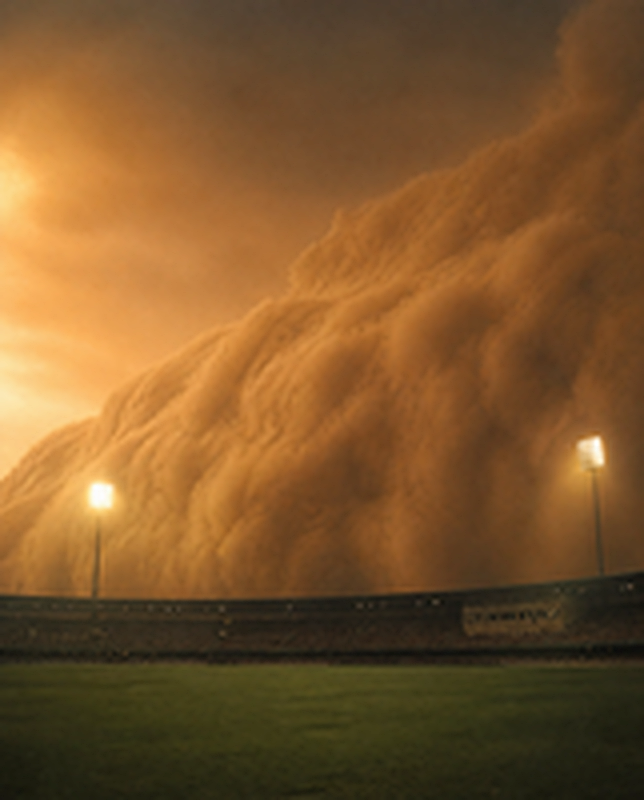
#> input picture desert_storm/film/assets/img/ai_sandstorm.png, 644 x 800 px
$ python -i build.py   (imports and definitions only)
#> lines starting #> are read from the running program, lines starting #| are printed output that depends on the picture
#!/usr/bin/env python3
"""Build the HyperFrames project in film/ from three data files:

  script.json  -> the lines you say (captions come from this text) + highlight keywords
  timing.json  -> when each line starts/ends: from the scratch voice (tools/scratch_vo.py)
                  or from your own voice recording (tools/timing_from_recording.py)
  edit.json    -> photo-stage pictures, graphics/B-roll cards and sound cues, anchored to script line ids

Because beats point at line ids, not seconds, re-recording the voice retimes the
whole edit: run timing_from_recording.py, then this script.

usage: python3 tools/build.py            (writes film/index.html + film/compositions/*)
"""
import html, json, math, os, re, sys

HERE = os.path.dirname(os.path.abspath(__file__))
ROOT = os.path.dirname(HERE)
FILM = os.path.join(ROOT, "film")
W, H = 1080, 1920

# Faceless story format: a big photo frame fills the upper half (where a talking head
# would be), captions sit just under it, and every card lives in the lower zone so
# nothing ever covers the photo.
STAGE = (40, 176, 1040, 936)  # the photo frame: x0, y0, x1, y1
CAPTION_Y = 958
CARD_TOP = 1092
CARD_MAX_H = 560

ACCENT = "#FFB340"

# [5 lines left out: function media_duration, not called in this run]


def r3(x):
    return round(x, 3)


def esc(s):
    return html.escape(s, quote=True)


# ---------------------------------------------------------------- shared css
FONT = "'Inter', sans-serif"
CARD_CSS = f"""
  #root {{ position:absolute; inset:0; font-family:{FONT}; color:#fff; -webkit-font-smoothing:antialiased; }}
  .card {{ position:absolute; top:{CARD_TOP}px; border-radius:44px; overflow:hidden;
          background:rgba(18,18,22,.80); backdrop-filter:blur(28px) saturate(140%);
          box-shadow:0 40px 90px rgba(0,0,0,.45), inset 0 0 0 1.5px rgba(255,255,255,.10); }}
  .card.light {{ background:rgba(250,250,252,.96); color:#1d1d1f; }}
  .eyebrow {{ font-size:28px; font-weight:700; letter-spacing:.12em; text-transform:uppercase; color:{ACCENT}; }}
  .light .eyebrow {{ color:#c26a00; }}
  .tag {{ position:absolute; top:26px; left:26px; z-index:5; padding:10px 20px; border-radius:100px; font-size:28px; font-weight:800;
          letter-spacing:.1em; background:rgba(0,0,0,.55); backdrop-filter:blur(12px); color:#fff; display:flex; gap:10px; align-items:center; }}
  .tag i {{ width:12px; height:12px; border-radius:50%; background:#ff453a; display:block; }}
  .num {{ font-weight:800; letter-spacing:-.045em; font-variant-numeric:tabular-nums; line-height:.9; }}
  .muted {{ color:rgba(255,255,255,.62); }}
  .light .muted {{ color:#6e6e73; }}
"""


# [8 lines left out: function card_box, not called in this run]


ENTER_JS = """
  const dir = {dir};
  tl.fromTo("#{cid}-card", {{ x: dir * 1100, opacity: 0, filter: "blur(18px)" }},
            {{ x: 0, opacity: 1, filter: "blur(0px)", duration: 0.75, ease: "expo.out" }}, 0.0);
  tl.to("#{cid}-card", {{ x: dir * 260, opacity: 0, filter: "blur(12px)", duration: 0.34, ease: "power3.in" }}, {dur} - 0.36);
  tl.set("#{cid}-card", {{ opacity: 0 }}, {dur} - 0.01);
"""


def stagger_in(sel, t, step=0.07, y=24, blur=8):
    return (f'  tl.fromTo("{sel}", {{ y: {y}, opacity: 0, filter: "blur({blur}px)" }}, '
            f'{{ y: 0, opacity: 1, filter: "blur(0px)", duration: 0.5, ease: "power4.out", stagger: {step} }}, {t});\n')


def counter_js(sel, to, t, dur=1.1, dec=0):
    return (f'  {{ const o = {{ v: 0 }}; const el = document.querySelector("{sel}");\n'
            f'    tl.to(o, {{ v: {to}, duration: {dur}, ease: "power3.out", onUpdate: () => el.textContent = o.v.toFixed({dec}) }}, {t}); }}\n')


# [228 lines left out: functions seeded_particles, r_stat, r_bars, r_image, r_video, r_shot and 9 more, not called in this run]


RENDER = dict(result=r_result, stat=r_stat, bars=r_bars, image=r_image, video=r_video, shot=r_shot, equation=r_equation,
              boundaries=r_boundaries, donut=r_donut, vs=r_vs, quote=r_quote, title=r_title, lower=r_lower, cta=r_cta)


# [97 lines left out: functions scene_file, caption_groups, captions_file, not called in this run]


# ---------------------------------------------------------------- centre: the photo stage
# Where a talking head would sit, a big rounded photo frame shows the real event
# picture for each beat. A missing photo renders as a labelled slot, so the edit
# still plays and tells you exactly which picture goes where.
def blurred_backdrop(src):
    """Pre-blurred, darkened full-frame copy of a photo (blur is baked, not a CSS filter)."""
    from PIL import Image, ImageFilter, ImageEnhance
    path = os.path.join(FILM, src)
    out_rel = os.path.join("assets/photos/_backdrop", os.path.splitext(os.path.basename(src))[0] + ".jpg")
    out = os.path.join(FILM, out_rel)
    if not os.path.exists(out) or os.path.getmtime(out) < os.path.getmtime(path):
        os.makedirs(os.path.dirname(out), exist_ok=True)
        im = Image.open(path).convert("RGB")
        r = max(W / im.width, H / im.height)
        im = im.resize((int(im.width * r / 4) + 1, int(im.height * r / 4) + 1))
        im = im.filter(ImageFilter.GaussianBlur(14))
        im = ImageEnhance.Brightness(im).enhance(0.42).resize((int(im.width * 4), int(im.height * 4)))
        x, y = (im.width - W) // 2, (im.height - H) // 2
        im.crop((x, y, x + W, y + H)).save(out, quality=88)
    return out_rel


# [96 lines left out: function stage_file, not called in this run]


LINE_TEXT = {}


# [160 lines left out: functions anchor, build, not called in this run]


# [2 lines not run here, left out]

>>> import cv2
>>> picture = cv2.imread('../film/assets/img/ai_sandstorm.png', cv2.IMREAD_GRAYSCALE)
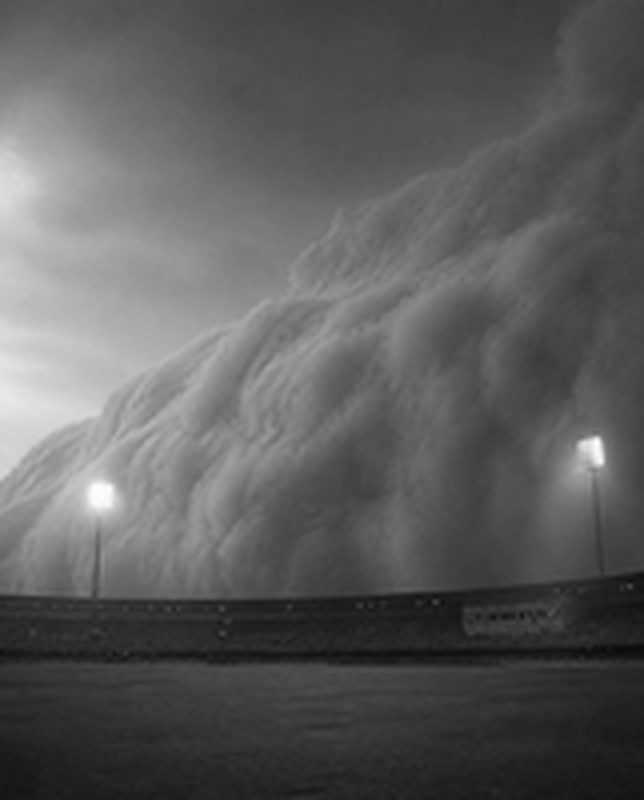
#> picture: shape (800, 644); min 10, max 255, mean 92.6
#> (the run stopped early here; a loop or call above may not have finished)
